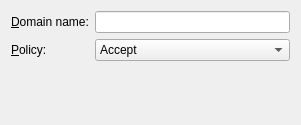
<ui version="4.0" >
 <class>PolicyDlgUI</class>
 <widget class="QWidget" name="PolicyDlgUI" >
  <property name="geometry" >
   <rect>
    <x>0</x>
    <y>0</y>
    <width>301</width>
    <height>125</height>
   </rect>
  </property>
  <layout class="QFormLayout" name="formLayout" >
   <item row="0" column="0" >
    <widget class="QLabel" name="lbDomain" >
     <property name="whatsThis" >
      <string>&lt;qt>
Enter the host or domain to which this policy applies, e.g. &lt;b>www.kde.org&lt;/b> or &lt;b>.kde.org&lt;/b>.
&lt;/qt></string>
     </property>
     <property name="text" >
      <string>&amp;Domain name:</string>
     </property>
     <property name="wordWrap" >
      <bool>false</bool>
     </property>
     <property name="buddy" >
      <cstring>leDomain</cstring>
     </property>
    </widget>
   </item>
   <item row="0" column="1" >
    <widget class="KLineEdit" name="leDomain" >
     <property name="whatsThis" >
      <string>&lt;qt>
Enter the host or domain to which this policy applies, e.g. &lt;b>www.kde.org&lt;/b> or &lt;b>.kde.org&lt;/b>.
&lt;/qt></string>
     </property>
    </widget>
   </item>
   <item row="1" column="0" >
    <widget class="QLabel" name="lbPolicy" >
     <property name="whatsThis" >
      <string>&lt;qt>
Select the desired policy:
&lt;ul>
&lt;li>&lt;b>Accept&lt;/b> - Allows this site to set cookies&lt;/li>
&lt;li>&lt;b>Reject&lt;/b> - Refuse all cookies sent from this site&lt;/li>
&lt;li>&lt;b>Ask&lt;/b> - Prompt when cookies are received from this site&lt;/li>
&lt;/ul>
&lt;/qt></string>
     </property>
     <property name="text" >
      <string>&amp;Policy:</string>
     </property>
     <property name="wordWrap" >
      <bool>false</bool>
     </property>
     <property name="buddy" >
      <cstring>cbPolicy</cstring>
     </property>
    </widget>
   </item>
   <item row="1" column="1" >
    <widget class="KComboBox" name="cbPolicy" >
     <property name="whatsThis" >
      <string>&lt;qt>
Select the desired policy:
&lt;ul>
&lt;li>&lt;b>Accept&lt;/b> - Allows this site to set cookies&lt;/li>
&lt;li>&lt;b>Reject&lt;/b> - Refuse all cookies sent from this site&lt;/li>
&lt;li>&lt;b>Ask&lt;/b> - Prompt when cookies are received from this site&lt;/li>
&lt;/ul>
&lt;/qt></string>
     </property>
     <item>
      <property name="text" >
       <string>Accept</string>
      </property>
     </item>
     <item>
      <property name="text" >
       <string>Reject</string>
      </property>
     </item>
     <item>
      <property name="text" >
       <string>Ask</string>
      </property>
     </item>
    </widget>
   </item>
   <item row="2" column="0" >
    <spacer>
     <property name="orientation" >
      <enum>Qt::Vertical</enum>
     </property>
     <property name="sizeHint" stdset="0" >
      <size>
       <width>20</width>
       <height>40</height>
      </size>
     </property>
    </spacer>
   </item>
  </layout>
 </widget>
 <layoutdefault spacing="6" margin="11" />
 <layoutfunction spacing="KDialog::spacingHint" margin="KDialog::marginHint" />
 <pixmapfunction>qPixmapFromMimeSource</pixmapfunction>
 <customwidgets>
  <customwidget>
   <class>KComboBox</class>
   <extends>QComboBox</extends>
   <header>kcombobox.h</header>
  </customwidget>
  <customwidget>
   <class>KLineEdit</class>
   <extends>QLineEdit</extends>
   <header>klineedit.h</header>
  </customwidget>
 </customwidgets>
 <resources/>
 <connections/>
</ui>
